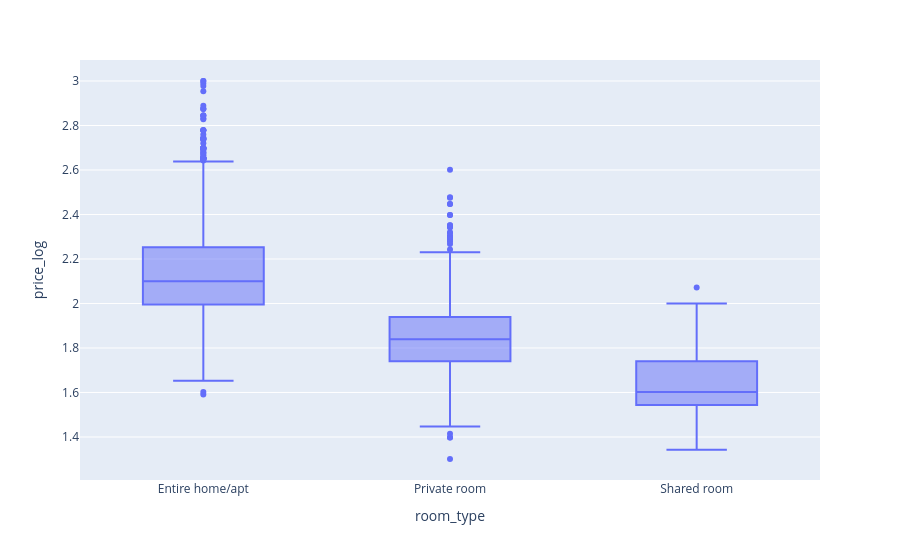

The notebook cell saved with this chart:
### Markdown cell above
6. Visualize the price against the following variables : 

- ```room type```
- ```beds```
- ```property type```

### Code cell
fig = px.box(data, x = 'room_type', y = 'price_log')
fig.show()

### Figure 1 — Plotly figure (JSON) as saved in the notebook; plotly's stock layout.template omitted (floating-point values rounded to 4 significant figures; data arrays with more than 128 entries replaced by an {"elided": "..."} marker saying what was removed)
{"data": [{"alignmentgroup": "True", "hovertemplate": "room_type=%{x}<br>price_log=%{y}<extra></extra>", "legendgroup": "", "marker": {"color": "#636efa"}, "name": "", "notched": false, "offsetgroup": "", "orientation": "v", "showlegend": false, "type": "box", "x": {"elided": "3818 str values"}, "x0": " ", "xaxis": "x", "y": {"elided": "3818 float values"}, "y0": " ", "yaxis": "y"}], "layout": {"boxmode": "group", "legend": {"tracegroupgap": 0}, "margin": {"t": 60}, "xaxis": {"anchor": "y", "domain": [0, 1], "title": {"text": "room_type"}}, "yaxis": {"anchor": "x", "domain": [0, 1], "title": {"text": "price_log"}}}}
